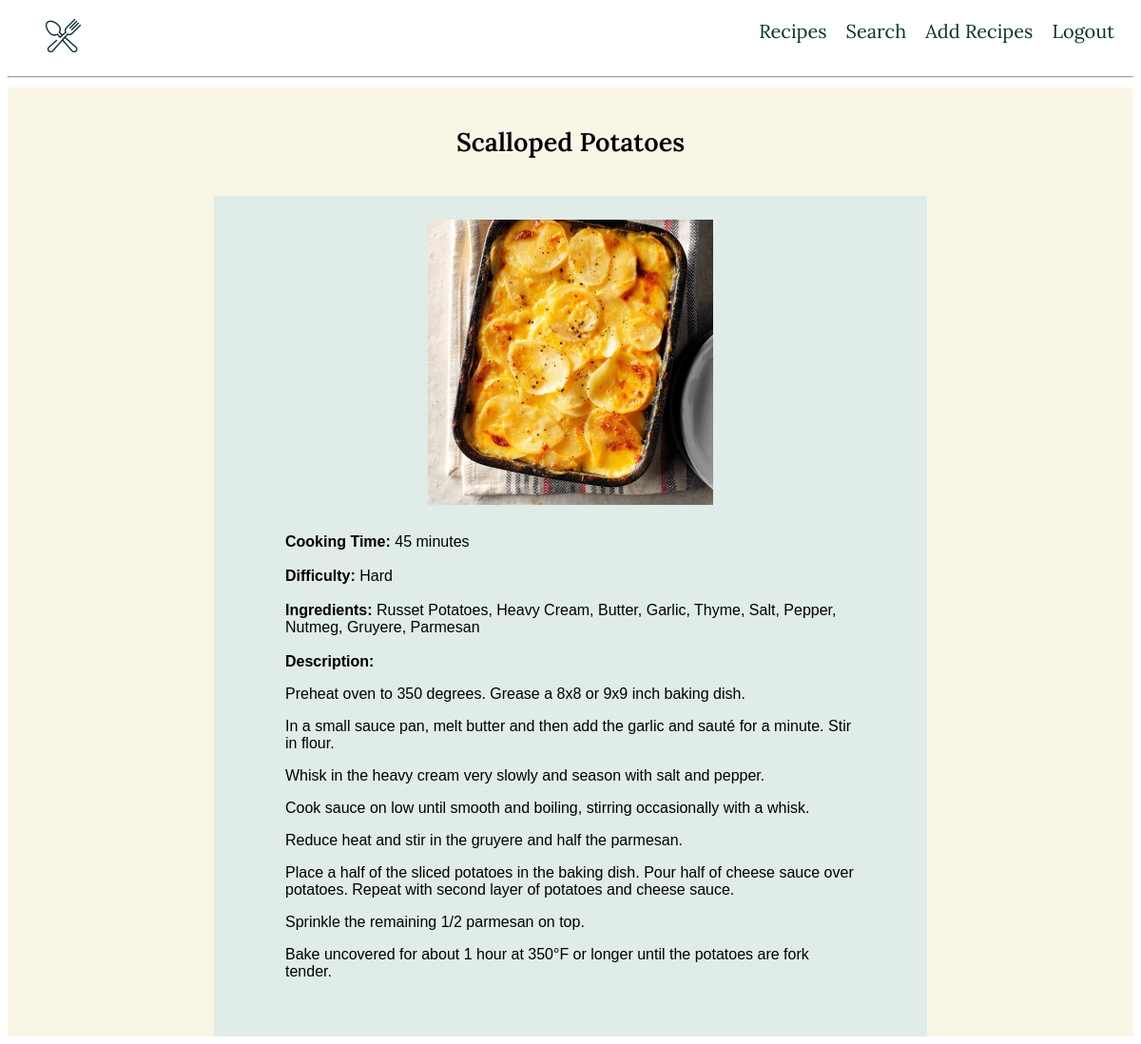
/list/5 (signed in), run on the app's committed database.
### recipes/models.py (models this page shows, shortened)
class Recipe(models.Model):
    name = models.CharField(max_length=120, verbose_name='Name')
    cooking_time = models.PositiveIntegerField(help_text='in minutes', verbose_name='Cooking Time')
    ingredients = models.CharField(max_length=350, verbose_name='Ingredients')
    description = models.TextField(default='')
    pic = models.ImageField(upload_to='recipes', default='no_pic.jpeg')
    def calculate_difficulty(self):
      ingredients = self.ingredients.split(', ')
      if self.cooking_time < 10 and len(ingredients) < 4:
        difficulty = 'Easy'
      elif self.cooking_time < 10 and len(ingredients) >= 4:
        difficulty = 'Medium'
      elif self.cooking_time >= 10 and len(ingredients) < 4:
        difficulty = 'Intermediate'
      elif self.cooking_time >= 10 and len(ingredients) >=4:
        difficulty = 'Hard'
      return difficulty

### recipes/views.py (the view)
# urls.py: path('list/<pk>', RecipeDetailView.as_view(), name='detail'),
class RecipeDetailView(LoginRequiredMixin, DetailView):
    model = Recipe
    template_name = 'recipes/detail.html'

### recipes/templates/recipes/detail.html (shortened to what this page needs)
{% load static %}
<!DOCTYPE html>
<html lang="en">
	<head>
		<link rel="stylesheet" type="text/css" href="{% static 'recipes/css/styles.css'%}">
	</head>
  <header class="page-header">
		<nav class="main-navigation">
			<ul role="menubar" class="navigation-list">
				<li role="presentation" class="nav-list__item">
					<a href="{%url 'recipes:home' %}"role="menuitem"><img class="fork-spoon" src="../static/recipes/images/fork-spoon.png"></a>
				</li>
				<li role="presentation" class="nav-list__item item-2">
					<a href="{%url 'recipes:list' %}" role="menuitem">Recipes</a>
				</li>
        <li role="presentation" class="nav-list__item nav-search">
					<a href="{%url 'recipes:search' %}" role="menuitem">Search</a>
				</li>
				<li role="presentation" class="nav-list__item nav-add">
					<a href="{%url 'recipes:add_recipe' %}" role="menuitem">Add Recipes</a>
				</li>
        <li role="presentation" class="nav-list__item">
					<a href="{%url 'logout' %}" role="menuitem">Logout</a>
				</li>
			</ul>
		</nav>
    <hr>
  </header>
  <body class="detail-body">
		<div class="beige-background">
    <h2>{{object.name}}</h2>
      <div class="detail-info">
        <img class="detail-img" src="{{object.pic.url}}" width="200" height="200" />
        <div class="detail-desc">
          <b>Cooking Time: </b> {{object.cooking_time}} minutes<br>
          <br>
          <b>Difficulty: </b> {{object.calculate_difficulty}} <br>
          <br>
          <b>Ingredients: </b> {{object.ingredients}} <br>
          <br>
          <b>Description: </b> {{object.description | linebreaks}} <br>
        </div>
      </div>
			</div>
  </body>
</html>

### recipes/static/recipes/css/styles.css (style rules this page uses)
header { font-family: 'Lora', serif; font-weight: 400; font-size: 20px; color: rgb(7, 52, 38); }
h2 { font-family: 'Lora', serif; font-weight: 600; font-size: 27px; text-align: center; padding: 40px 0; margin: 0 0; }
body { font-family: 'Lora', serif; color: black; }
.detail-desc { font-family: sans-serif; }
a { text-decoration: none; }
a:link, a:visited { color: rgb(7, 52, 38); }
.fork-spoon { height: 35px; width: auto; }
.navigation-list { list-style-type: none; display: flex; padding-right: 20px; }
.nav-list__item:first-child { flex: 1 1 60%; }
.nav-list__item:last-child, .nav-search, .nav-add, .item-2 { margin-left: 20px; }
img.detail-img { display: block; margin-left: auto; margin-right: auto; width: 300px; height: 300px; padding-bottom: 30px; }
.detail-info { display: block; margin-left: auto; margin-right: auto; width: 600px; background-color: #dfece7; padding: 25px 75px; }
.beige-background { background-color: rgb(249, 246, 230); height: 100%; width: 100%; }

### data on the page
Recipe: name "Scalloped Potatoes", pic (picture), cooking_time "45", calculate_difficulty "Hard", ingredients "Russet Potatoes, Heavy Cream, Butter, Garlic, Thyme, Salt, Pepper, Nutmeg, Gruyere, Parmesan", description "Preheat oven to 350 degrees. Grease a 8x8 or 9x9 inch baking dish. In a small sauce pan, melt butter and then add the garlic and sauté for a minute. Stir in flour. Whisk in the heavy cream very slowly and season with salt and pepper. Cook sauce on low until smooth and boiling, stirring occasionally with a whisk. Reduce heat and stir in the gruyere and half the parmesan. Place a half of the sliced potatoes in the baking dish. Pour half of cheese sauce over potatoes. Repeat with second layer of potatoes and cheese sauce. Sprinkle the remaining 1/2 parmesan on top. Bake uncovered for about 1 hour at 350°F or longer until the potatoes are fork tender."
